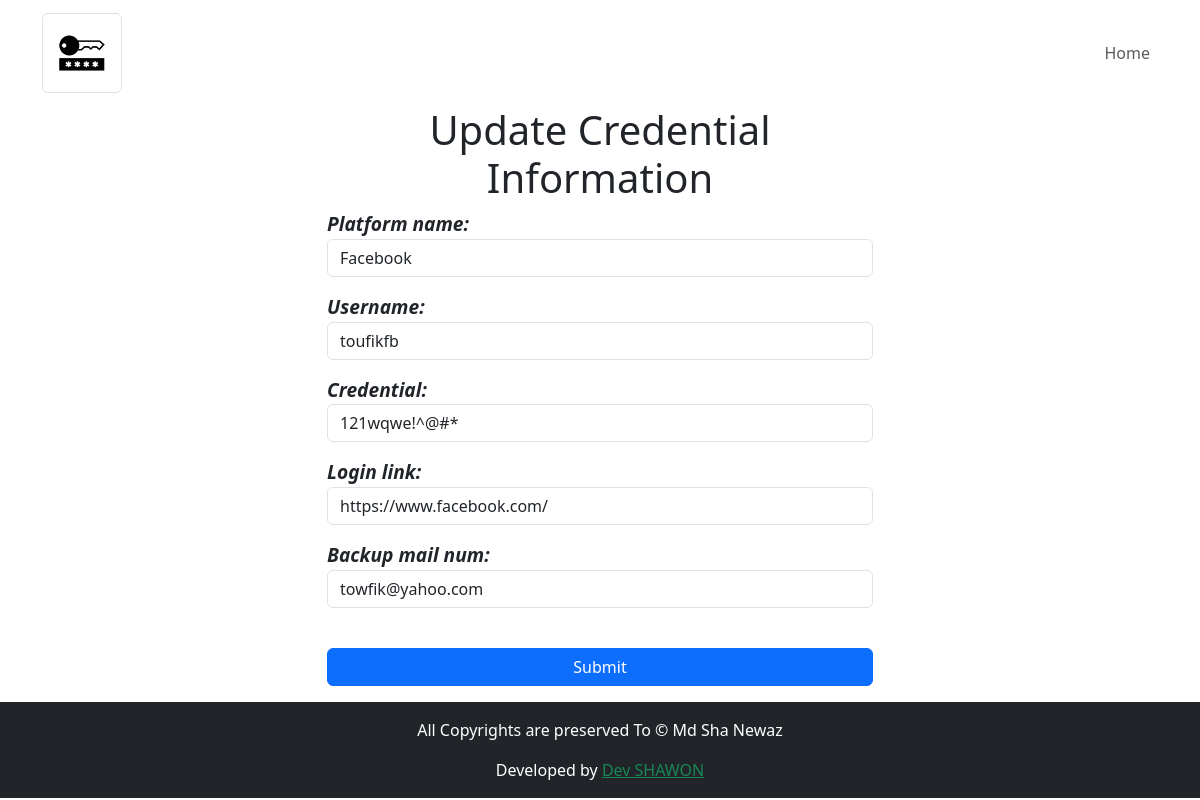
Screenshot of /pass/edit/6/ with the database file from the repository.
### PassApp/models.py (models this page shows, shortened)
class CredentialModel(models.Model):
    platform_name = models.CharField(max_length=100, null=True, blank=True)
    username = models.CharField(max_length=100, null=True, blank=True)
    credential = models.CharField(max_length=100, null=True, blank=True)
    login_link = models.CharField(max_length=1000, null=True, blank=True)
    backup_mail_num = models.CharField(max_length=100, null=True, blank=True)
    creation_date = models.DateTimeField(auto_now_add=True)

### PassApp/views.py (the view)
# urls.py: path('edit/<int:id>/', views.credential_edit_view,name='edit'),
def credential_edit_view(request, id):
    credential = CredentialModel.objects.get(pk=id)
    form = CredentialForm(request.POST or None, instance=credential)
    if form.is_valid():
        form.save()
        return redirect('PassApp:profile')
    context =  {
        'credential' : credential,
        'form' : form,
        'top_text' : 'Update Credential Information',
        'title': 'Edit',
    }
    return render(request, 'PassApp/edit.html', context=context)

### PassApp/forms.py
class CredentialForm(forms.ModelForm):
    class Meta:
        model = CredentialModel
        fields = ('platform_name', 'username', 'credential', 'login_link', 'backup_mail_num')
        widgets = {
            'platform_name' : forms.TextInput(attrs={'class':'form-control'}),
            'username' : forms.TextInput(attrs={'class':'form-control'}),
            'credential' : forms.TextInput(attrs={'class':'form-control'}),
            'login_link' : forms.TextInput(attrs={'class':'form-control'}),
            'backup_mail_num' : forms.TextInput(attrs={'class':'form-control'})
        }

### template/PassApp/edit.html (shortened to what this page needs)
{% extends 'index.html' %}
{% load static %}
{% load crispy_forms_tags %}
{% block body_block %}
    <div class="container">
        <div class="row">
            <div class="col-3"></div>
            <div class="col-md-6">
                <h4 class="text-center display-6">{{ top_text }}</h4>
                <form action="" Method="POST">
                    {{ form.as_p }}
                    <div class="form-group mb-3 d-grid gap-2">
                        <input class="btn btn-primary btn-block" type="submit" value="Submit" name="" id="">
                    </div>
                </form>
            </div>
        </div>
    </div>
{% endblock %}

### template/PassApp/edit.html (style rules this page uses)
label { font-weight: bold; font-style: italic; font-size: 1.2em; }

### rows the page displays
CredentialModel: platform_name "Facebook", username "toufikfb", credential "121wqwe!^@#*", login_link "https://www.facebook.com/", backup_mail_num "towfik@yahoo.com"

### other values shown
{{ top_text }} "Update Credential Information"
